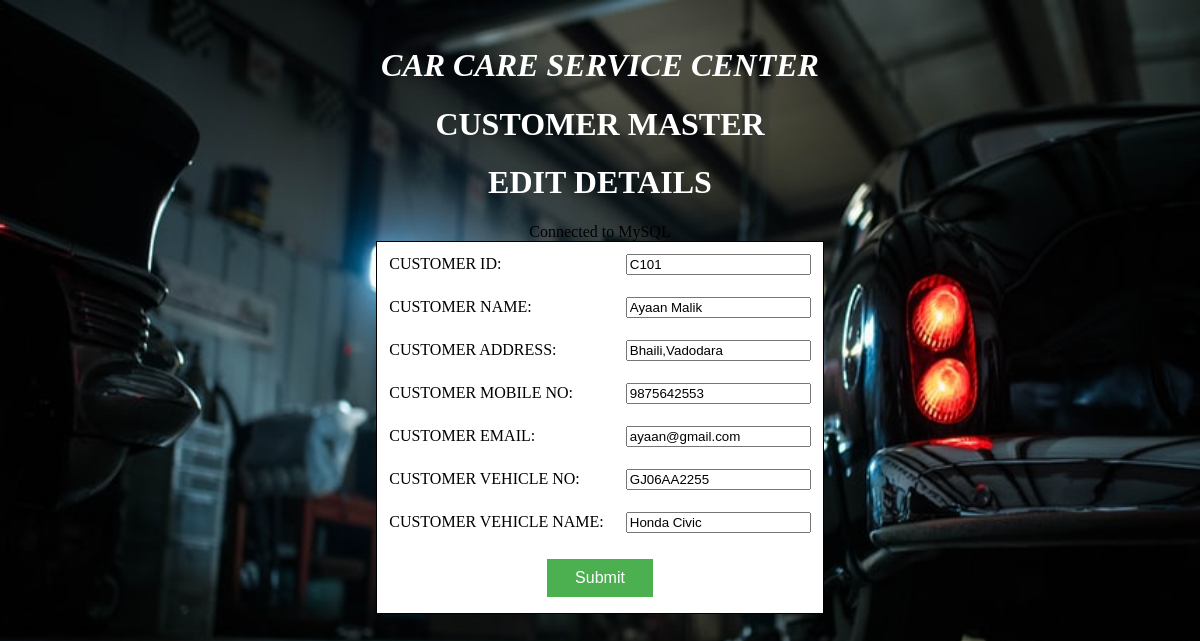
Page /CustomerMasterEditDetails.php?Customer_ID=C101 on the committed database.
### tables this page shows
CREATE TABLE IF NOT EXISTS `customer_mast` (
  `Customer_ID` text NOT NULL,
  `Customer_Name` text NOT NULL,
  `Customer_Address` text NOT NULL,
  `Customer_mobile_No` bigint(20) NOT NULL,
  `Customer_Email` text NOT NULL,
  `Customer_Vehicle_No` text NOT NULL,
  `Customer_Vehicle_Name` text NOT NULL
);

### CustomerMasterEditDetails.php (the view, shortened to what this page needs)
<!DOCTYPE HTML>
<html>
<head>
</head>
<body bgcolor="">
<center>
<marquee><h1 class="impact" style="color:white;"><b><i>CAR CARE SERVICE CENTER</i></b></h1></marquee>
<h1 class="impact" style="color:white;"><b>CUSTOMER MASTER</b></h1>
<h1 class="impact" style="color:white;"><b>EDIT DETAILS</b></h1>
<table align="center" cellpadding="10" bgcolor="white" style="border:1px solid black" bordercolor="#D7DF01">
<?php
$C_ID=$_REQUEST['Customer_ID'];
$con=mysql_connect("localhost","root","");
if($con)
{
    echo "Connected to MySQL<br/>";
}
$sql="select * from customer_mast where Customer_ID='$C_ID'";
$result=mysql_query($sql,$con);
while($row=mysql_fetch_array($result))
{
    $C_ID=$row['Customer_ID'];
    $C_Name=$row['Customer_Name'];
    $C_Add=$row['Customer_Address'];
    $C_mobile_No=$row['Customer_mobile_No'];
    $C_Email=$row['Customer_Email'];
     $C_Vehicle_No=$row['Customer_Vehicle_No'];
      $C_Vehicle_Name=$row['Customer_Vehicle_Name'];
}
?>
<form method="Post" action="CustomerMasterUpdate.php">
<tr>
<td>CUSTOMER ID:</td>
<td><input type="text" name="C_ID" value="<?php echo $C_ID;?>"/></td>
</tr>
<tr>
<td>CUSTOMER NAME:</td>
<td><input type="text" name="C_Name" value="<?php echo $C_Name;?>"/></td>
</tr>
<tr>
<td>CUSTOMER ADDRESS:</td>
<td><input type="text" name="C_Add" value="<?php echo $C_Add;?>"/></td>
</tr>
<tr>
<td>CUSTOMER MOBILE NO:</td>
<td><input type="text" name="C_mobile_No" value="<?php echo $C_mobile_No;?>"/></td>
</tr>
<tr>
<td>CUSTOMER EMAIL:</td>
<td><input type="text" name="C_Email" value="<?php echo $C_Email;?>"/></td>
</tr>
<tr>
<td>CUSTOMER VEHICLE NO:</td>
<td><input type="text" name="C_Vehicle_No" value="<?php echo $C_Vehicle_No;?>"/></td>
</tr>
<tr>
<td>CUSTOMER VEHICLE NAME:</td>
<td><input type="text" name="C_Vehicle_Name" value="<?php echo $C_Vehicle_Name;?>"/></td>
</tr>
<tr>
<td colspan="2" align="center">
<input class="button" type="submit" name="Submit" value="Submit"/>
</td>
</tr>
	</table>
</center>
</body>
</html>

### CustomerMasterEditDetails.php (style rules this page uses)
.button { background-color: #4CAF50; border: none; color: white; padding: 10px 28px; text-align: center; text-decoration: none; display: inline-block; font-size: 16px; margin: 4px 2px; cursor: pointer; }
body { background-image: url('bg1.jpg'); background-repeat: no-repeat; background-attachment: fixed; background-size: 100% 100%; }

### rows in the picture
customer_mast: C_ID "C101", C_Name "Ayaan Malik", C_Add "Bhaili,Vadodara", C_mobile_No "9875642553", C_Email "ayaan@gmail.com", C_Vehicle_No "GJ06AA2255", C_Vehicle_Name "Honda Civic"
